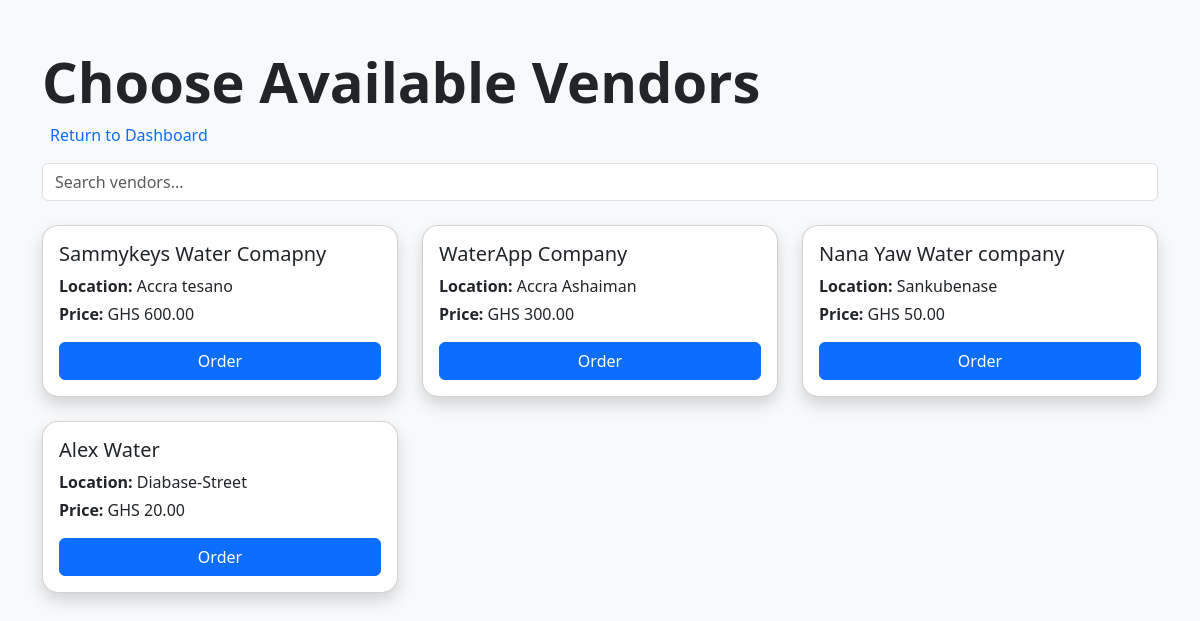
/customer/vendors/ (signed in), run on an earlier commit of the app's database.
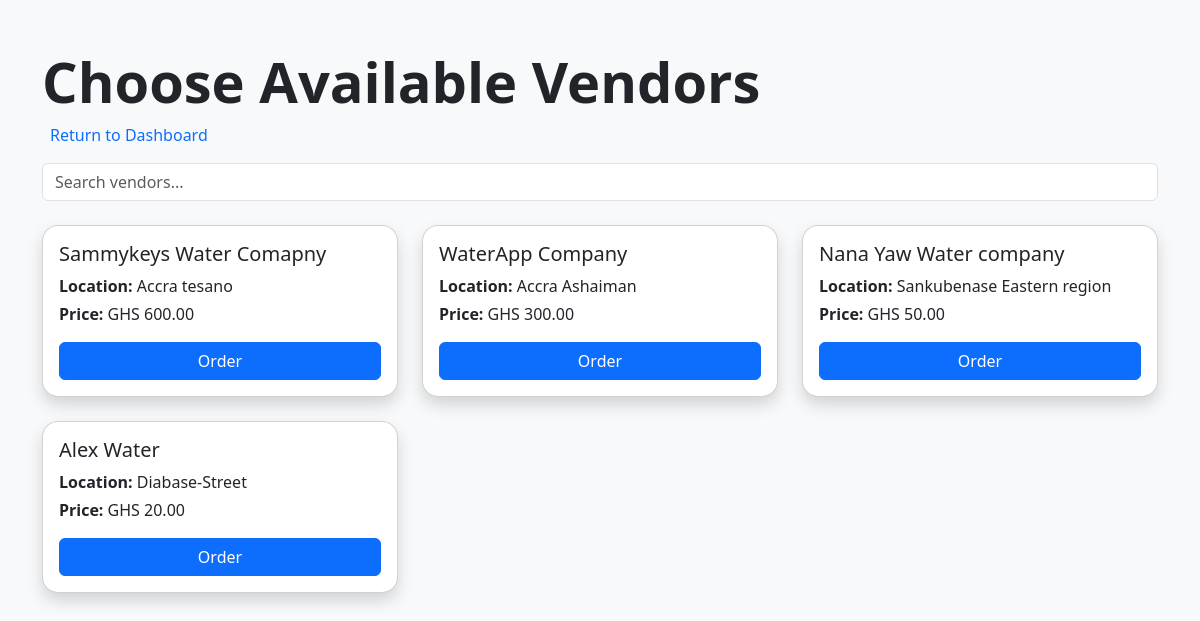
And on a later commit of the database.
### authentication/models.py (models this page shows, shortened)
class Vendor(models.Model):
    vendor_id = UniqueIDField(primary_key=True, editable=False, unique=True)
    user = models.OneToOneField(User, on_delete=models.CASCADE, related_name="vendor_profile")
    business_name = models.CharField(max_length=100)
    location = models.CharField(max_length=255)
    price_per_liter = models.DecimalField(max_digits=10, decimal_places=2)
    status = models.CharField(max_length=10, choices=DESCIPLINE_CHOICES, default='Active')

### authentication/views.py (the view, shortened to what this page needs)
# urls.py: path('customer/vendors/', Vendors.as_view(), name='vendors'),
@method_decorator((login_required, customer_required), name='dispatch')
class Vendors(View):
    template_name = 'customer/test/order_form.html'
    def get(self,request,*args,**kwargs):
        query = request.GET.get('q')  # <-- get search query from URL
        if query:
            vendors = Vendor.objects.filter(
                Q(name__icontains=query) |
                Q(location__icontains=query) |
                Q(phone__icontains=query)
            )
        else:
           vendors = Vendor.objects.all()
        form = OrderForm()
        context = {'vendors': vendors, 'form': form}
        return render(request, self.template_name,context)

### authentication/forms.py (shortened to what this page needs)
class OrderForm(forms.ModelForm):
    class Meta:
        model = Order
        fields = [
            'customer',
            'vendor',
            'payment_method',
            'litres',
            'tank_type',
        ]
        widgets = {
            'payment_method': forms.Select(attrs={'class': 'form-control'}),
            'tank_type': forms.Select(attrs={'class': 'form-control'}),
            'litres': forms.TextInput(attrs={'class': 'form-control', 'placeholder': 'Enter number of litres'}),
            'customer': forms.Select(attrs={'class': 'form-control'}),
            'vendor': forms.Select(attrs={'class': 'form-control'}),
        }

### packages/id_generator.py (called while the page is built)
def uniqueID():
    random_numbers = [str(random.randint(0, 9)) for _ in range(10)]
    return ''.join(random_numbers)

### templates/customer/test/order_form.html (shortened to what this page needs)
<!DOCTYPE html>
<html lang="en">
<head>
  <link href="https://cdn.jsdelivr.net/npm/bootstrap@5.3.0/dist/css/bootstrap.min.css" rel="stylesheet">
</head>
<body class="bg-light">
<div class="container py-5">
    <h1 class="fw-bold display-4 fade-in">Choose Available Vendors</h1>
    <a href="{% url 'customer_dashboard' %}" class="nav-link active text-primary mb-3">Return to Dashboard</a>
    <div class="mb-4">
      <input type="text" id="searchInput" class="form-control" placeholder="Search vendors...">
    </div>
    <div class="row" id="vendorList">
      {% for vendor in vendors %}
      <div class="col-md-4 mb-4 vendor-item">
        <div class="card p-3 shadow vendor-card">
          <h5 class="card-title">{{ vendor.business_name }}</h5>
          <p class="card-text mb-1"><strong>Location:</strong> {{ vendor.location }}</p>
          <p class="card-text"><strong>Price:</strong> GHS {{ vendor.price_per_liter }}</p>
          <button class="btn btn-primary w-100" onclick="openOrderModal('{{ vendor.vendor_id }}', '{{ vendor.business_name }}', '{{ vendor.price_per_liter }}')">Order</button>
        </div>
      </div>
      {% endfor %}
    </div>
</div>
</body>
</html>

What changed in the data, as far as the page shows it:
changed Vendor "Nana Yaw Water company": location "Sankubenase" → "Sankubenase Eastern region"
